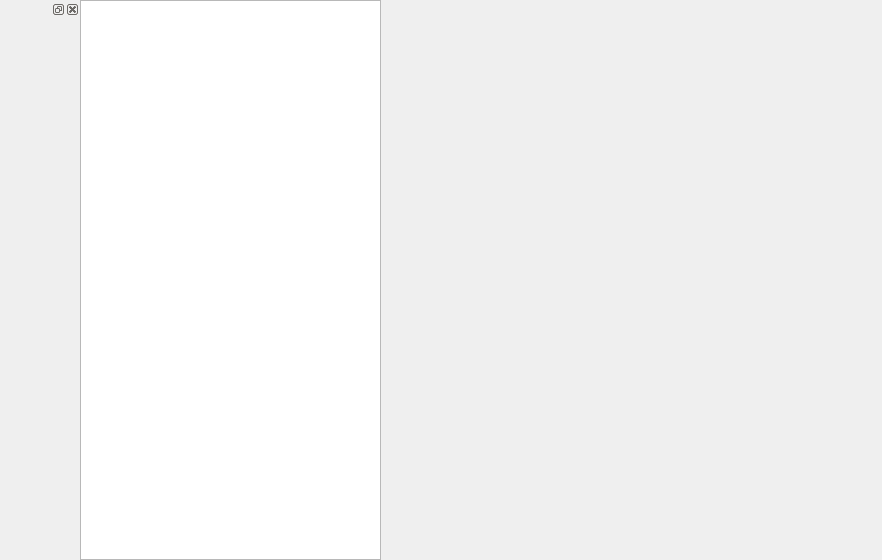
<?xml version="1.0" encoding="UTF-8"?>
<ui version="4.0">
 <class>FormReport</class>
 <widget class="QWidget" name="FormReport">
  <property name="geometry">
   <rect>
    <x>0</x>
    <y>0</y>
    <width>882</width>
    <height>560</height>
   </rect>
  </property>
  <property name="windowTitle">
   <string>Form</string>
  </property>
  <property name="autoFillBackground">
   <bool>false</bool>
  </property>
  <layout class="QHBoxLayout" name="horizontalLayout" stretch="20,30,50">
   <property name="spacing">
    <number>0</number>
   </property>
   <property name="leftMargin">
    <number>0</number>
   </property>
   <property name="topMargin">
    <number>0</number>
   </property>
   <property name="rightMargin">
    <number>0</number>
   </property>
   <property name="bottomMargin">
    <number>0</number>
   </property>
   <item>
    <widget class="QDockWidget" name="dockWidget">
     <property name="maximumSize">
      <size>
       <width>80</width>
       <height>524287</height>
      </size>
     </property>
     <widget class="QWidget" name="dwLeft">
      <property name="maximumSize">
       <size>
        <width>80</width>
        <height>16777215</height>
       </size>
      </property>
      <layout class="QVBoxLayout" name="verticalLayout">
       <property name="leftMargin">
        <number>0</number>
       </property>
       <property name="topMargin">
        <number>0</number>
       </property>
       <property name="rightMargin">
        <number>0</number>
       </property>
       <property name="bottomMargin">
        <number>0</number>
       </property>
       <item>
        <widget class="QPushButton" name="pushButton">
         <property name="text">
          <string/>
         </property>
         <property name="icon">
          <iconset resource="res.qrc">
           <normaloff>:/icon/sick3.png</normaloff>:/icon/sick3.png</iconset>
         </property>
         <property name="iconSize">
          <size>
           <width>64</width>
           <height>64</height>
          </size>
         </property>
         <property name="flat">
          <bool>true</bool>
         </property>
        </widget>
       </item>
       <item>
        <widget class="QPushButton" name="pushButton_2">
         <property name="text">
          <string/>
         </property>
         <property name="icon">
          <iconset resource="res.qrc">
           <normaloff>:/icon/save3.png</normaloff>:/icon/save3.png</iconset>
         </property>
         <property name="iconSize">
          <size>
           <width>64</width>
           <height>64</height>
          </size>
         </property>
         <property name="flat">
          <bool>true</bool>
         </property>
        </widget>
       </item>
       <item>
        <widget class="QPushButton" name="pushButton_3">
         <property name="text">
          <string/>
         </property>
         <property name="icon">
          <iconset resource="res.qrc">
           <normaloff>:/icon/up.png</normaloff>:/icon/up.png</iconset>
         </property>
         <property name="iconSize">
          <size>
           <width>64</width>
           <height>64</height>
          </size>
         </property>
         <property name="flat">
          <bool>true</bool>
         </property>
        </widget>
       </item>
       <item>
        <widget class="QPushButton" name="pushButton_5">
         <property name="text">
          <string/>
         </property>
         <property name="icon">
          <iconset resource="res.qrc">
           <normaloff>:/icon/up2.png</normaloff>:/icon/up2.png</iconset>
         </property>
         <property name="iconSize">
          <size>
           <width>64</width>
           <height>64</height>
          </size>
         </property>
         <property name="flat">
          <bool>true</bool>
         </property>
        </widget>
       </item>
       <item>
        <widget class="QPushButton" name="pushButton_4">
         <property name="text">
          <string/>
         </property>
         <property name="icon">
          <iconset resource="res.qrc">
           <normaloff>:/icon/print2.png</normaloff>:/icon/print2.png</iconset>
         </property>
         <property name="iconSize">
          <size>
           <width>64</width>
           <height>64</height>
          </size>
         </property>
         <property name="flat">
          <bool>true</bool>
         </property>
        </widget>
       </item>
       <item>
        <widget class="QPushButton" name="pushButton_6">
         <property name="text">
          <string/>
         </property>
         <property name="icon">
          <iconset resource="res.qrc">
           <normaloff>:/icon/batchprt.png</normaloff>:/icon/batchprt.png</iconset>
         </property>
         <property name="iconSize">
          <size>
           <width>64</width>
           <height>64</height>
          </size>
         </property>
         <property name="flat">
          <bool>true</bool>
         </property>
        </widget>
       </item>
       <item>
        <spacer name="verticalSpacer">
         <property name="orientation">
          <enum>Qt::Vertical</enum>
         </property>
         <property name="sizeHint" stdset="0">
          <size>
           <width>20</width>
           <height>40</height>
          </size>
         </property>
        </spacer>
       </item>
      </layout>
     </widget>
    </widget>
   </item>
   <item>
    <widget class="QTableWidget" name="twSmpList"/>
   </item>
   <item>
    <widget class="QWidget" name="widget" native="true">
     <property name="minimumSize">
      <size>
       <width>200</width>
       <height>200</height>
      </size>
     </property>
    </widget>
   </item>
  </layout>
 </widget>
 <resources>
  <include location="res.qrc"/>
 </resources>
 <connections/>
</ui>
